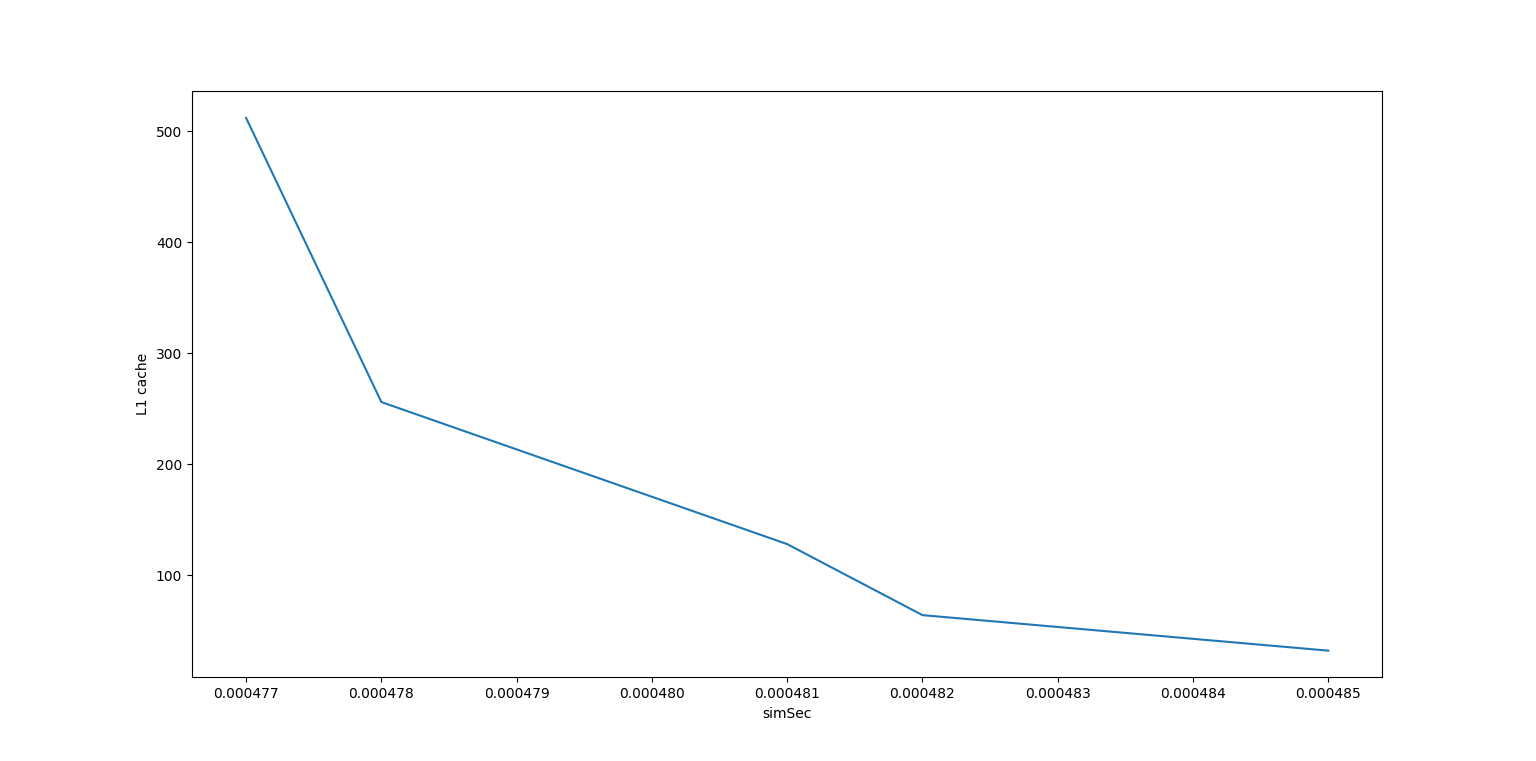

This chart was generated by the following Python code:
import matplotlib.pyplot as plt

fig = plt.figure()
ax = fig.add_subplot(1, 1, 1)
ax.plot([0.000485,0.000482,0.000481,0.000478,0.000477], [32,64,128,256,512])
ax.set_xlabel('simSec')
ax.set_ylabel('L1 cache')

plt.show()
